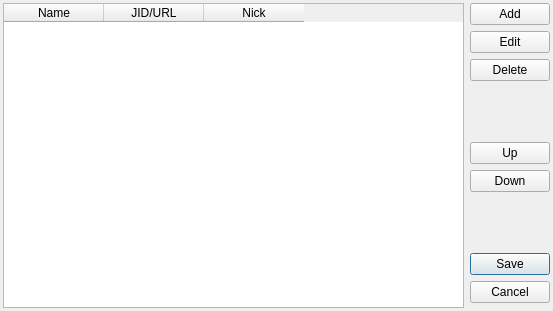
<?xml version="1.0" encoding="UTF-8"?>
<ui version="4.0">
 <class>EditBookmarksDialogClass</class>
 <widget class="QDialog" name="EditBookmarksDialogClass">
  <property name="geometry">
   <rect>
    <x>0</x>
    <y>0</y>
    <width>553</width>
    <height>311</height>
   </rect>
  </property>
  <property name="windowTitle">
   <string>Edit bookmarks</string>
  </property>
  <layout class="QHBoxLayout">
   <property name="margin">
    <number>3</number>
   </property>
   <item>
    <widget class="QTableWidget" name="tbwBookmarks">
     <property name="editTriggers">
      <set>QAbstractItemView::NoEditTriggers</set>
     </property>
     <property name="alternatingRowColors">
      <bool>true</bool>
     </property>
     <property name="selectionMode">
      <enum>QAbstractItemView::SingleSelection</enum>
     </property>
     <property name="selectionBehavior">
      <enum>QAbstractItemView::SelectRows</enum>
     </property>
     <property name="cornerButtonEnabled">
      <bool>false</bool>
     </property>
     <attribute name="horizontalHeaderHighlightSections">
      <bool>false</bool>
     </attribute>
     <attribute name="horizontalHeaderHighlightSections">
      <bool>false</bool>
     </attribute>
     <column>
      <property name="text">
       <string>Name</string>
      </property>
     </column>
     <column>
      <property name="text">
       <string>JID/URL</string>
      </property>
     </column>
     <column>
      <property name="text">
       <string>Nick</string>
      </property>
     </column>
    </widget>
   </item>
   <item>
    <layout class="QVBoxLayout">
     <item>
      <widget class="QPushButton" name="pbtAdd">
       <property name="text">
        <string>Add</string>
       </property>
      </widget>
     </item>
     <item>
      <widget class="QPushButton" name="pbtEdit">
       <property name="text">
        <string>Edit</string>
       </property>
      </widget>
     </item>
     <item>
      <widget class="QPushButton" name="pbtDelete">
       <property name="text">
        <string>Delete</string>
       </property>
      </widget>
     </item>
     <item>
      <spacer>
       <property name="orientation">
        <enum>Qt::Vertical</enum>
       </property>
       <property name="sizeHint" stdset="0">
        <size>
         <width>20</width>
         <height>16</height>
        </size>
       </property>
      </spacer>
     </item>
     <item>
      <widget class="QPushButton" name="pbtMoveUp">
       <property name="text">
        <string>Up</string>
       </property>
      </widget>
     </item>
     <item>
      <widget class="QPushButton" name="pbtMoveDown">
       <property name="text">
        <string>Down</string>
       </property>
      </widget>
     </item>
     <item>
      <spacer>
       <property name="orientation">
        <enum>Qt::Vertical</enum>
       </property>
       <property name="sizeHint" stdset="0">
        <size>
         <width>20</width>
         <height>16</height>
        </size>
       </property>
      </spacer>
     </item>
     <item>
      <widget class="QDialogButtonBox" name="bbxButtons">
       <property name="orientation">
        <enum>Qt::Vertical</enum>
       </property>
       <property name="standardButtons">
        <set>QDialogButtonBox::Cancel|QDialogButtonBox::Save</set>
       </property>
      </widget>
     </item>
    </layout>
   </item>
  </layout>
 </widget>
 <layoutdefault spacing="6" margin="11"/>
 <tabstops>
  <tabstop>tbwBookmarks</tabstop>
  <tabstop>pbtAdd</tabstop>
  <tabstop>pbtEdit</tabstop>
  <tabstop>pbtDelete</tabstop>
  <tabstop>pbtMoveUp</tabstop>
  <tabstop>pbtMoveDown</tabstop>
  <tabstop>bbxButtons</tabstop>
 </tabstops>
 <resources/>
 <connections>
  <connection>
   <sender>bbxButtons</sender>
   <signal>rejected()</signal>
   <receiver>EditBookmarksDialogClass</receiver>
   <slot>reject()</slot>
   <hints>
    <hint type="sourcelabel">
     <x>487</x>
     <y>296</y>
    </hint>
    <hint type="destinationlabel">
     <x>469</x>
     <y>296</y>
    </hint>
   </hints>
  </connection>
 </connections>
</ui>
